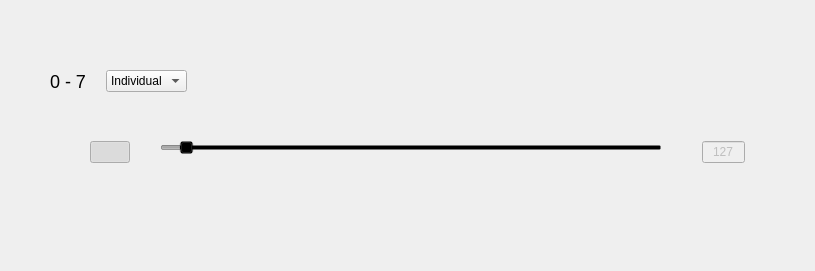
<?xml version="1.0" encoding="UTF-8"?>
<ui version="4.0">
 <class>dioElement</class>
 <widget class="QWidget" name="dioElement">
  <property name="geometry">
   <rect>
    <x>0</x>
    <y>0</y>
    <width>815</width>
    <height>271</height>
   </rect>
  </property>
  <property name="sizePolicy">
   <sizepolicy hsizetype="MinimumExpanding" vsizetype="Minimum">
    <horstretch>0</horstretch>
    <verstretch>0</verstretch>
   </sizepolicy>
  </property>
  <property name="windowTitle">
   <string>Form</string>
  </property>
  <layout class="QVBoxLayout" name="verticalLayout">
   <property name="spacing">
    <number>10</number>
   </property>
   <property name="leftMargin">
    <number>0</number>
   </property>
   <property name="topMargin">
    <number>0</number>
   </property>
   <property name="rightMargin">
    <number>0</number>
   </property>
   <property name="bottomMargin">
    <number>0</number>
   </property>
   <item>
    <spacer name="verticalSpacer_5">
     <property name="orientation">
      <enum>Qt::Vertical</enum>
     </property>
     <property name="sizeType">
      <enum>QSizePolicy::Expanding</enum>
     </property>
     <property name="sizeHint" stdset="0">
      <size>
       <width>20</width>
       <height>55</height>
      </size>
     </property>
    </spacer>
   </item>
   <item>
    <layout class="QHBoxLayout" name="horizontalLayout_5">
     <property name="spacing">
      <number>20</number>
     </property>
     <property name="leftMargin">
      <number>50</number>
     </property>
     <item>
      <widget class="QLabel" name="label_2">
       <property name="sizePolicy">
        <sizepolicy hsizetype="Maximum" vsizetype="Preferred">
         <horstretch>0</horstretch>
         <verstretch>0</verstretch>
        </sizepolicy>
       </property>
       <property name="styleSheet">
        <string notr="true">	height: 55px;	
	width: 195px;	
  	
	font-size: 18px;
   font-weight: normal;
   font-style: normal;</string>
       </property>
       <property name="text">
        <string>0 - 7</string>
       </property>
      </widget>
     </item>
     <item>
      <widget class="QComboBox" name="comboBox">
       <property name="sizePolicy">
        <sizepolicy hsizetype="Maximum" vsizetype="Fixed">
         <horstretch>0</horstretch>
         <verstretch>0</verstretch>
        </sizepolicy>
       </property>
       <property name="styleSheet">
        <string notr="true">QComboBox QAbstractItemView { min-width: 130px; }</string>
       </property>
       <item>
        <property name="text">
         <string>Individual</string>
        </property>
       </item>
       <item>
        <property name="text">
         <string>Group</string>
        </property>
       </item>
      </widget>
     </item>
     <item>
      <spacer name="horizontalSpacer_10">
       <property name="orientation">
        <enum>Qt::Horizontal</enum>
       </property>
       <property name="sizeHint" stdset="0">
        <size>
         <width>40</width>
         <height>20</height>
        </size>
       </property>
      </spacer>
     </item>
    </layout>
   </item>
   <item>
    <layout class="QHBoxLayout" name="horizontalLayout">
     <property name="spacing">
      <number>0</number>
     </property>
     <property name="leftMargin">
      <number>50</number>
     </property>
     <property name="rightMargin">
      <number>30</number>
     </property>
     <item>
      <widget class="QStackedWidget" name="stackedWidget">
       <property name="sizePolicy">
        <sizepolicy hsizetype="Expanding" vsizetype="Preferred">
         <horstretch>0</horstretch>
         <verstretch>0</verstretch>
        </sizepolicy>
       </property>
       <property name="styleSheet">
        <string notr="true">QWidget#page
{
height: 190px;
width: 1310px;
}</string>
       </property>
       <property name="currentIndex">
        <number>1</number>
       </property>
       <widget class="QWidget" name="page">
        <layout class="QHBoxLayout" name="horizontalLayout_3">
         <property name="spacing">
          <number>0</number>
         </property>
         <property name="leftMargin">
          <number>0</number>
         </property>
         <property name="topMargin">
          <number>0</number>
         </property>
         <property name="rightMargin">
          <number>0</number>
         </property>
         <property name="bottomMargin">
          <number>0</number>
         </property>
         <item>
          <spacer name="horizontalSpacer_6">
           <property name="orientation">
            <enum>Qt::Horizontal</enum>
           </property>
           <property name="sizeType">
            <enum>QSizePolicy::Preferred</enum>
           </property>
           <property name="sizeHint" stdset="0">
            <size>
             <width>110</width>
             <height>20</height>
            </size>
           </property>
          </spacer>
         </item>
         <item>
          <layout class="QHBoxLayout" name="horizontalLayout_4">
           <property name="spacing">
            <number>0</number>
           </property>
          </layout>
         </item>
         <item>
          <spacer name="horizontalSpacer_7">
           <property name="orientation">
            <enum>Qt::Horizontal</enum>
           </property>
           <property name="sizeType">
            <enum>QSizePolicy::Preferred</enum>
           </property>
           <property name="sizeHint" stdset="0">
            <size>
             <width>110</width>
             <height>20</height>
            </size>
           </property>
          </spacer>
         </item>
        </layout>
       </widget>
       <widget class="QWidget" name="stackedWidgetPage1">
        <property name="sizePolicy">
         <sizepolicy hsizetype="Expanding" vsizetype="Preferred">
          <horstretch>0</horstretch>
          <verstretch>0</verstretch>
         </sizepolicy>
        </property>
        <property name="styleSheet">
         <string notr="true">QWidget#stackedWidgetPage1
{
height: 190px;
width: 1310px;
}

QWidget#stackedWidgetPage1[locked=true]
{
border:1px solid red;
}

</string>
        </property>
        <layout class="QVBoxLayout" name="verticalLayout_3">
         <property name="spacing">
          <number>0</number>
         </property>
         <property name="leftMargin">
          <number>0</number>
         </property>
         <property name="topMargin">
          <number>0</number>
         </property>
         <property name="rightMargin">
          <number>0</number>
         </property>
         <property name="bottomMargin">
          <number>0</number>
         </property>
         <item>
          <layout class="QHBoxLayout" name="horizontalLayout_2">
           <item>
            <spacer name="horizontalSpacer_4">
             <property name="orientation">
              <enum>Qt::Horizontal</enum>
             </property>
             <property name="sizeType">
              <enum>QSizePolicy::Preferred</enum>
             </property>
             <property name="sizeHint" stdset="0">
              <size>
               <width>40</width>
               <height>20</height>
              </size>
             </property>
            </spacer>
           </item>
           <item>
            <widget class="scopy::CustomSwitch" name="inout">
             <property name="text">
              <string/>
             </property>
             <property name="checkable">
              <bool>true</bool>
             </property>
             <property name="checked">
              <bool>true</bool>
             </property>
             <property name="leftText" stdset="0">
              <string>in</string>
             </property>
             <property name="rightText" stdset="0">
              <string>out</string>
             </property>
             <property name="duration" stdset="0">
              <number>0</number>
             </property>
            </widget>
           </item>
           <item>
            <spacer name="horizontalSpacer">
             <property name="orientation">
              <enum>Qt::Horizontal</enum>
             </property>
             <property name="sizeType">
              <enum>QSizePolicy::Preferred</enum>
             </property>
             <property name="sizeHint" stdset="0">
              <size>
               <width>30</width>
               <height>20</height>
              </size>
             </property>
            </spacer>
           </item>
           <item>
            <widget class="QSlider" name="horizontalSlider">
             <property name="enabled">
              <bool>false</bool>
             </property>
             <property name="sizePolicy">
              <sizepolicy hsizetype="MinimumExpanding" vsizetype="Fixed">
               <horstretch>0</horstretch>
               <verstretch>0</verstretch>
              </sizepolicy>
             </property>
             <property name="styleSheet">
              <string notr="true">QSlider
{
height:100px;
background:transparent;
}

QSlider::groove:horizontal {
    height:20px;
}

QSlider::handle:horizontal:enabled {
 border-image:url(&quot;:/gui/icons/time_trigger_handle.svg&quot;); 
 height: 30px;	
 width: 40px;	
 border-radius: 4px;
 margin: -5 -20px;
 border-bot:2px;
 border-left:2px;
 border-backgroundcolor:black;
}</string>
             </property>
             <property name="maximum">
              <number>255</number>
             </property>
             <property name="value">
              <number>10</number>
             </property>
             <property name="orientation">
              <enum>Qt::Horizontal</enum>
             </property>
             <property name="tickPosition">
              <enum>QSlider::TicksBelow</enum>
             </property>
             <property name="tickInterval">
              <number>32</number>
             </property>
            </widget>
           </item>
           <item>
            <spacer name="horizontalSpacer_2">
             <property name="orientation">
              <enum>Qt::Horizontal</enum>
             </property>
             <property name="sizeType">
              <enum>QSizePolicy::Preferred</enum>
             </property>
             <property name="sizeHint" stdset="0">
              <size>
               <width>40</width>
               <height>20</height>
              </size>
             </property>
            </spacer>
           </item>
           <item>
            <widget class="QLineEdit" name="lineEdit">
             <property name="enabled">
              <bool>false</bool>
             </property>
             <property name="sizePolicy">
              <sizepolicy hsizetype="Maximum" vsizetype="Fixed">
               <horstretch>0</horstretch>
               <verstretch>0</verstretch>
              </sizepolicy>
             </property>
             <property name="maximumSize">
              <size>
               <width>43</width>
               <height>16777215</height>
              </size>
             </property>
             <property name="styleSheet">
              <string notr="true"/>
             </property>
             <property name="text">
              <string>127</string>
             </property>
             <property name="maxLength">
              <number>3</number>
             </property>
             <property name="alignment">
              <set>Qt::AlignCenter</set>
             </property>
            </widget>
           </item>
           <item>
            <spacer name="horizontalSpacer_3">
             <property name="orientation">
              <enum>Qt::Horizontal</enum>
             </property>
             <property name="sizeType">
              <enum>QSizePolicy::Preferred</enum>
             </property>
             <property name="sizeHint" stdset="0">
              <size>
               <width>40</width>
               <height>20</height>
              </size>
             </property>
            </spacer>
           </item>
          </layout>
         </item>
        </layout>
       </widget>
      </widget>
     </item>
    </layout>
   </item>
   <item>
    <spacer name="verticalSpacer_6">
     <property name="orientation">
      <enum>Qt::Vertical</enum>
     </property>
     <property name="sizeType">
      <enum>QSizePolicy::Expanding</enum>
     </property>
     <property name="sizeHint" stdset="0">
      <size>
       <width>20</width>
       <height>55</height>
      </size>
     </property>
    </spacer>
   </item>
  </layout>
 </widget>
 <customwidgets>
  <customwidget>
   <class>scopy::CustomSwitch</class>
   <extends>QPushButton</extends>
   <header>gui/customSwitch.h</header>
  </customwidget>
 </customwidgets>
 <resources/>
 <connections/>
</ui>
